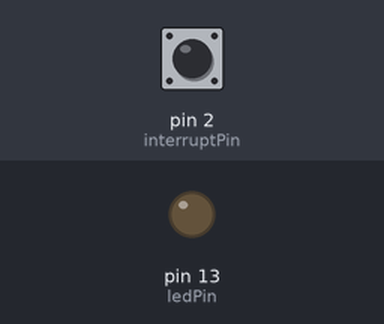
This sketch was run on a simulated Arduino Uno, built with avr-gcc and run on an emulated ATmega328P. On the bench: output pins drawn as LEDs (lit = HIGH). The test bench sets the inputs (shaded band); at power-on: pin 2 (interruptPin) LOW.

Above: at 1.2 s.
1.3 s: pin 2 (interruptPin) pulled HIGH for 0.15 s
At 2.4 s:
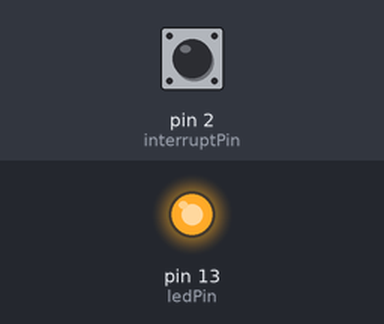
2.9 s: pin 2 (interruptPin) pulled HIGH for 1 s
At 3.6 s:
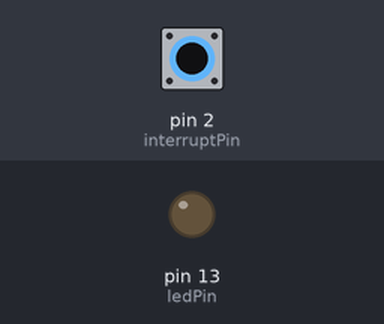
5.4 s: pin 2 (interruptPin) pulled HIGH for 3.2 s
At 6.7 s:
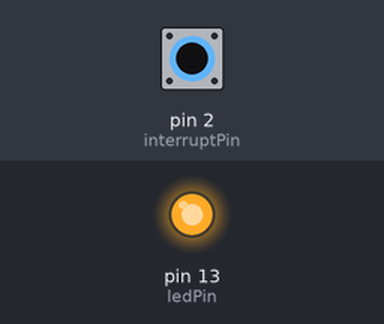
Timing chart, 0 to 8.4 s (numbered marks = the images above; inputs shaded):
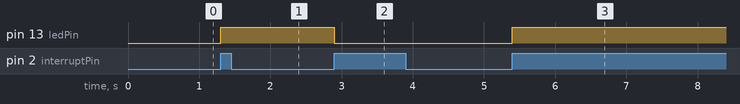

The sketch:

Program6.1.ino
```cpp
const byte ledPin = 13;
const byte interruptPin = 2;
volatile byte state = LOW;
void setup()
{
pinMode(ledPin, OUTPUT);
attachInterrupt(digitalPinToInterrupt(interruptPin), blink1, RISING);
}
void loop()
{
digitalWrite(ledPin, state);
}
void blink1() {
state =!state;
}
```

Measured:
- after the input at 1.3 s, pin 13 (ledPin): LOW → HIGH at once
- after the input at 2.9 s, pin 13 (ledPin): HIGH → LOW at once
- after the input at 5.4 s, pin 13 (ledPin): LOW → HIGH at once
